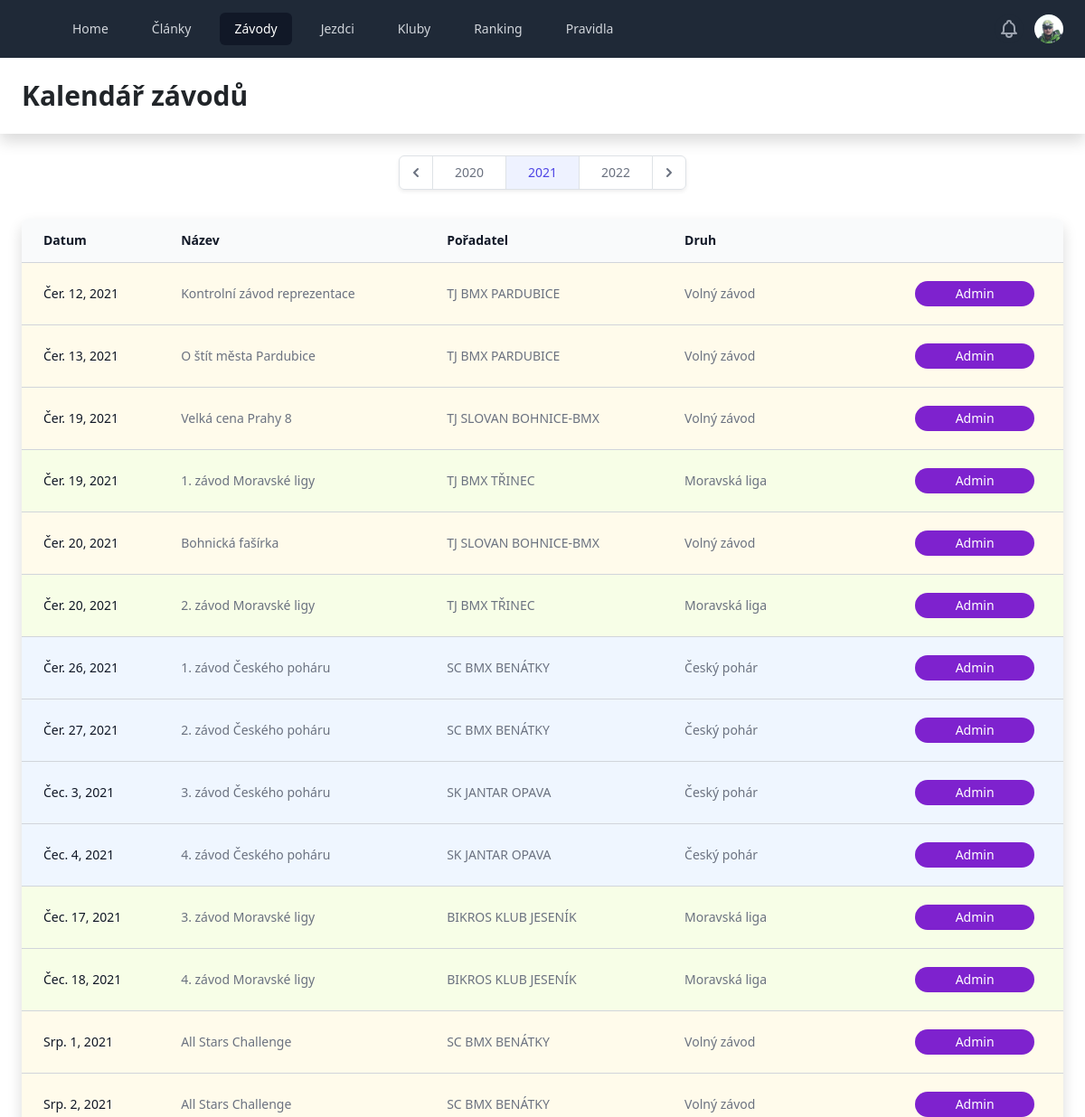
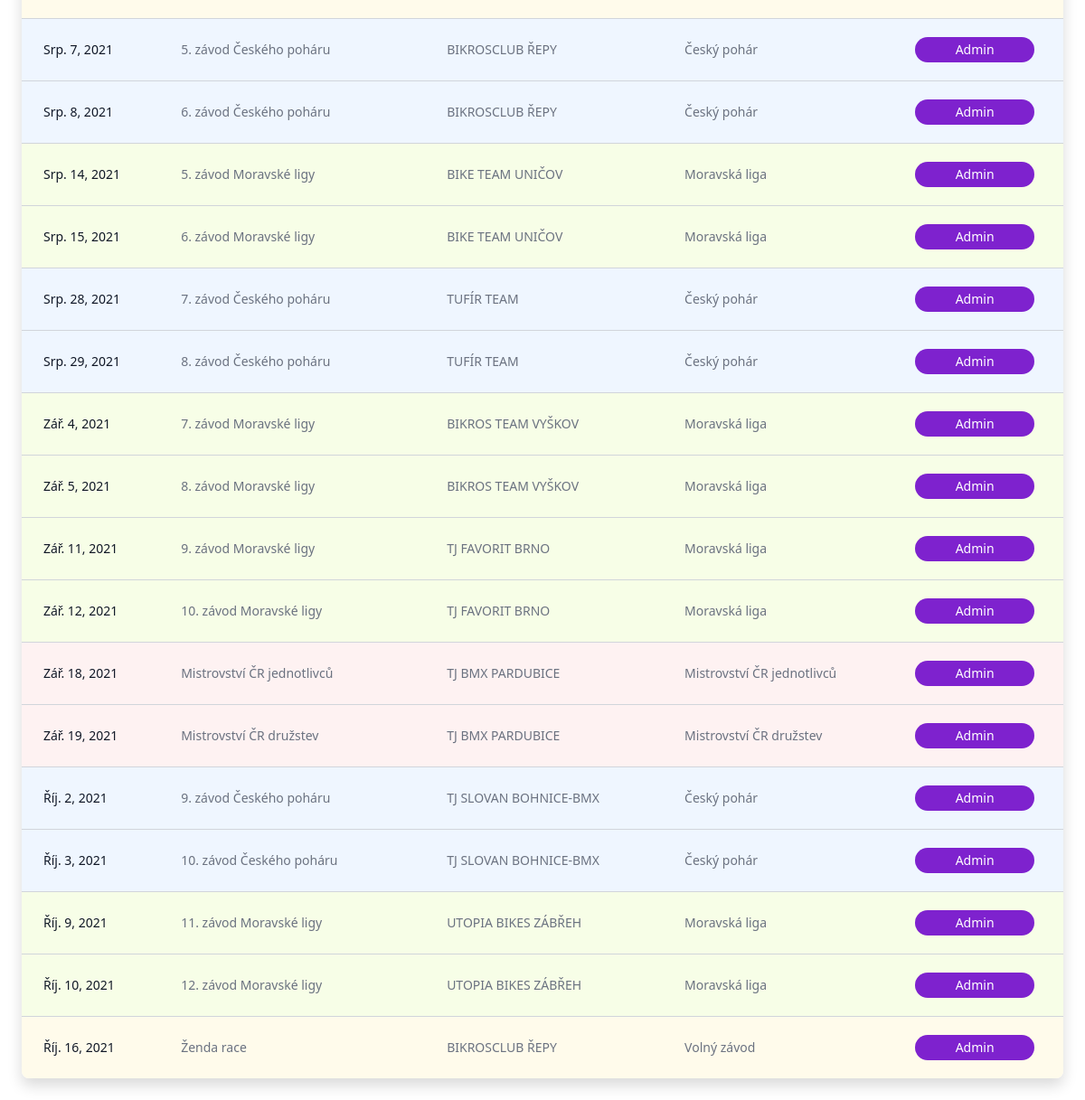
Screenshot of /event/events-by-year/2021 (signed in) with the database file from the repository (2 pictures, top to bottom).
### accounts/models.py (models this page shows, shortened)
class Account(AbstractBaseUser, PermissionsMixin):
    first_name      = models.CharField(max_length = 100)
    last_name       = models.CharField(max_length = 100)
    username        = models.CharField(max_length = 50, unique = True)
    email           = models.EmailField(max_length = 100, unique = True)
    phone_number    = models.CharField(max_length = 50)
    date_joined     = models.DateTimeField(auto_now_add = True)
    last_login      = models.DateTimeField(auto_now_add = True)
    is_admin        = models.BooleanField(default = False)
    is_staff        = models.BooleanField(default = False)
    is_active       = models.BooleanField(default = False)
    is_superuser    = models.BooleanField(default = False)
    is_rider        = models.BooleanField(default = False)
    is_commission   = models.BooleanField(default = False)
    is_commissar    = models.BooleanField(default = False)
    photo = models.ImageField(
        upload_to='static/images/users/', blank=True, null=True, default='static/images/users/blank-avatar-200x200.jpg')
    USERNAME_FIELD  = 'email'
    REQUIRED_FIELDS = ['username', 'first_name', 'last_name']
    objects = MyAccountManager()
    class Meta:
        verbose_name = "Uživatel"
        verbose_name_plural = "Uživatelé"
    def __str__(self):
        return self.first_name + " " + self.last_name

### event/models.py (models this page shows, shortened)
class Event(models.Model):
    EVENT_TYPE = (('Mistrovství ČR jednotlivců', 'Mistrovství ČR jednotlivců'),
                  ('Mistrovství ČR družstev', 'Mistrovství ČR družstev'), ('Český pohár', 'Český pohár'),
                  ('Česká liga', 'Česká liga'),
                  ('Moravská liga', 'Moravská liga'), ('Volný závod', 'Volný závod'),
                  ('Evropský pohár', 'Evropský pohár'),
                  ('Mistrovství Evropy', 'Mistrovství Evropy'),
                  ('Mistrovství světa', 'Mistrovství světa'),
                  ('Nebodovaný závod', 'Nebodovaný závod'),)
    RACE_SYSTEM = (('3 základní rozjíždky a KO system', '3 základní rozjíždky a KO system'), ('5 základních rozjíždek a KO system', '5 základních rozjíždek a KO system'))
    name = models.CharField(max_length=255, blank=False)
    date = models.DateField(null=True, blank=True)
    double_race = models.BooleanField(default=False)
    organizer = models.ForeignKey(Club, related_name='club', null=True, on_delete=models.SET_NULL)
    type_for_ranking = models.CharField(max_length=100, choices=EVENT_TYPE, default="Volný závod")
    classes_and_fees_like = models.ForeignKey(EntryClasses,  default = 6, on_delete=models.SET_DEFAULT, blank=True)
    is_uci_race = models.BooleanField(default=False)
    pcp = models.ForeignKey(Commissar, related_name="PCP", on_delete=models.SET_NULL, blank=True, null=True)
    pcp_assist = models.ForeignKey(Commissar, related_name="PCP_asist", on_delete=models.SET_NULL, blank=True, null=True)
    director = models.CharField(max_length=255, null=True, blank=True)
    reg_open_from = models.DateField(default='2021-04-01')
    reg_open_to = models.DateField(default='2021-12-31')
    reg_open = models.BooleanField(default=True)
    system = models.CharField(choices=RACE_SYSTEM, default='3 základní rozjíždky a KO system', max_length=100, blank=True, null=True)
    commission_fee = models.IntegerField(default=0)
    proposition_path = models.FileField(upload_to='static/propositions', null = True, blank = True)
    proposition_created = models.DateTimeField(auto_now_add=True, null=True, blank=True)
    bem_entries = models.FileField(upload_to='static/bem_entries', null = True, blank = True)
    bem_entries_created = models.DateTimeField(auto_now_add=True, null=True, blank=True)
    bem_riders_list = models.FileField(upload_to='static/bem_riders', null = True, blank = True)
    bem_riders_created = models.DateTimeField(auto_now_add=True, null=True, blank=True)
    bem_backup_path = models.FileField(upload_to='static/bem_backup', null = True, blank = True)
    bem_backup_uploaded = models.DateTimeField(auto_now_add=True, null=True, blank=True)
    full_results_path = models.FileField(upload_to='static/full_results', null = True, blank = True)
    full_results_uploaded = models.DateTimeField(auto_now_add=True, null=True, blank=True)
    fast_riders_path = models.FileField(upload_to='static/full_results', null = True, blank = True)
    fast_riders_uploaded = models.DateTimeField(auto_now_add=True, null=True, blank=True)
    xml_results = models.FileField(upload_to='static/results', null=True, blank=True)
    xml_results_uploaded = models.DateTimeField(auto_now_add=True, null=True, blank=True)
    created = models.DateField(auto_now_add=True, null=True)
    updated = models.DateField(auto_now=True, null=True, blank=True)
    canceled = models.BooleanField(default=False)
    class Meta:
        verbose_name = "Závod"
        verbose_name_plural = 'Závody'
        ordering = ['-date',]

### club/models.py (models this page shows, shortened)
class Club(models.Model):
    REGION = (('hlavní město Praha', 'hlavní město Praha'), ('Středočeský kraj', 'Středočeský kraj'), ('Jihočeský kraj', 'Jihočeský kraj'), ('Plzeňský kraj', 'Plzeňský kraj'), ('Ústecký kraj', 'Ústecký kraj'), ('Liberecký kraj', 'Liberecký kraj'),
              ('Královéhradecký kraj', 'Královéhradecký kraj'), ('Pardubický kraj', 'Pardubický kraj'), ('Kraj Vysočina', 'Kraj Vysočina'), ('Jihomoravský kraj', 'Jihomoravský kraj'), ('Olomoucký kraj', 'Olomoucký kraj'), ('Zlínský kraj', 'Zlínský kraj'), ('Moravskoslezský kraj', 'Moravskoslezský kraj'))
    team_name = models.CharField(max_length=255, blank=False, default="")
    club_name = models.CharField(max_length=255, blank=True, null=True)
    ico = models.CharField(max_length=8, blank=True)
    street = models.CharField(max_length=100, blank=True)
    city = models.CharField(max_length=100, blank=True)
    zip_code = models.CharField(max_length=10, blank=True)
    region = models.CharField(
        max_length=50, choices=REGION, default='hlavní město Praha')
    web = models.URLField(max_length=255, blank=True)
    facebook = models.URLField(max_length=255, blank=True)
    instagram = models.URLField(max_length=255, blank=True)
    contact_person = models.CharField(max_length=255, blank=True)
    contact_email = models.CharField(max_length=255, blank=True)
    contact_phone = models.CharField(max_length=255, blank=True)
    bank_account = models.CharField(max_length=100, blank=True)
    is_active = models.BooleanField(default=True)
    have_track = models.BooleanField(default=False)
    track_id = models.CharField(max_length=255, blank=True)
    mapy_cz_svg = models.CharField(max_length = 50000, null = True, blank=True)
    created = models.DateTimeField(auto_now_add= True, blank=True, null=True)
    updated = models.DateTimeField(auto_now=True, blank=True, null=True)
    def __str__(self):
        return self.team_name
    class Meta:
        verbose_name_plural = 'Kluby'
        ordering = ['team_name']

### event/views.py (the view)
# urls.py: path('events-by-year/<int:pk>', views.EventsListByYearView, name='events-by-year'),
def EventsListByYearView(request, pk):
    events = Event.objects.filter(date__year=pk).order_by('date')
    for event in events:
        if event.canceled:
            event.reg_open = False
        else:
            event.reg_open = is_registration_open(event.id)
        print(event.classes_and_fees_like.event_name)
        if event.classes_and_fees_like.event_name == "Dosud nenastaveno":
            print("Kategorie závodů nebyla stanovena")
            event.reg_open = False
        event.save()
    year = pk
    next_year = int(year) + 1
    last_year = int(year) - 1
    data = {'events': events, 'year': year, 'next_year': next_year, 'last_year': last_year}
    return render(request, 'event/events-list.html', data)

### event/templates/event/events-list.html (shortened to what this page needs)
{% extends 'base.html' %}
{% load static %}
{% block content %}
<header class="bg-white shadow">
  <div class="max-w-7xl mx-auto py-6 px-4 sm:px-6 lg:px-8">
    <h1 class="text-3xl font-bold text-header">Kalendář závodů</h1>
  </div>
</header>
<div class="max-w-screen-2xl mx-auto">
<div class="flex flex-auto mt-6">
  <nav class="mx-auto relative z-0 inline-flex rounded-md shadow-sm -space-x-px" aria-label="Pagination">
    <a href="{% url 'event:events-by-year' last_year %}" class="relative inline-flex items-center px-2 py-2 rounded-l-md border border-gray-300 bg-white text-sm font-medium text-gray-500 hover:bg-gray-50">
      <svg class="h-5 w-5" xmlns="http://www.w3.org/2000/svg" viewBox="0 0 20 20" fill="currentColor" aria-hidden="true">
        <path fill-rule="evenodd" d="M12.707 5.293a1 1 0 010 1.414L9.414 10l3.293 3.293a1 1 0 01-1.414 1.414l-4-4a1 1 0 010-1.414l4-4a1 1 0 011.414 0z" clip-rule="evenodd" />
      </svg>
    </a>
    <a href="{% url 'event:events-by-year' last_year %}" class="bg-white border-gray-300 text-gray-500 hover:bg-gray-50 relative inline-flex items-center px-4 py-2 border text-sm font-medium">{{last_year}}</a>
    <a href="#" aria-current="page" class="z-10 bg-indigo-50 border-indigo-500 text-indigo-600 relative inline-flex items-center px-4 py-2 border text-sm font-medium">{{year}}</a>
    <a href="{% url 'event:events-by-year' next_year %}" class="bg-white border-gray-300 text-gray-500 hover:bg-gray-50 relative inline-flex items-center px-4 py-2 border text-sm font-medium">{{next_year}}</a>
    <a href="{% url 'event:events-by-year' next_year %}" class="relative inline-flex items-center px-2 py-2 rounded-r-md border border-gray-300 bg-white text-sm font-medium text-gray-500 hover:bg-gray-50">
      <svg class="h-5 w-5" xmlns="http://www.w3.org/2000/svg" viewBox="0 0 20 20" fill="currentColor" aria-hidden="true">
        <path fill-rule="evenodd" d="M7.293 14.707a1 1 0 010-1.414L10.586 10 7.293 6.707a1 1 0 011.414-1.414l4 4a1 1 0 010 1.414l-4 4a1 1 0 01-1.414 0z" clip-rule="evenodd" />
      </svg>
    </a>
  </nav>
</div>
<div class="px-4 sm:px-6 lg:px-8">
  <div class="-mx-4 mt-8 mb-4 overflow-hidden shadow ring-1 ring-black ring-opacity-5 sm:-mx-6 md:mx-0 md:rounded-lg">
    <table class="min-w-full divide-y divide-gray-300">
      <thead class="bg-gray-50">
        <tr>
          <th scope="col" class="py-3.5 pl-4 pr-3 text-left text-sm font-semibold text-gray-900 sm:pl-6">Datum</th>
          <th scope="col" class="hidden px-3 py-3.5 text-left text-sm font-semibold text-gray-900 lg:table-cell">Název</th>
          <th scope="col" class="hidden px-3 py-3.5 text-left text-sm font-semibold text-gray-900 sm:table-cell">Pořadatel</th>
          <th scope="col" class="px-3 py-3.5 text-left text-sm font-semibold text-gray-900">Druh</th>
          <th scope="col" class="relative py-3.5 pl-3 pr-4 sm:pr-6">
          </th>
        </tr>
      </thead>
      <tbody class="divide-y divide-gray-200 bg-white">
        {% for event in events%}
        {% if event.type_for_ranking == "Český pohár" %}
        <tr class="bg-blue-50">
        {% elif event.type_for_ranking == "Mistrovství ČR jednotlivců" or event.type_for_ranking == "Mistrovství ČR družstev" %}
        <tr class="bg-red-50">
        {% elif event.type_for_ranking == "Česká liga" or event.type_for_ranking == "Moravská liga" %}
        <tr class="bg-lime-50">
        {% else %}
        <tr class="bg-amber-50">
        {% endif %}
          <td class="w-full max-w-0 py-4 pl-4 pr-3 text-sm font-medium text-gray-900 sm:w-auto sm:max-w-none sm:pl-6">
            {{event.date}}
          </td>
          <td class="hidden px-3 py-4 text-sm text-gray-500 lg:table-cell"><a href="{% url 'event:event-detail' event.id %}" class="no-underline lg:text-md">{{event.name}}</td>
          <td class="hidden px-3 py-4 text-sm text-gray-500 sm:table-cell">{{event.organizer|upper}}</td>
          <td class="px-3 py-4 text-sm text-gray-500">{{event.type_for_ranking}}</td>
          <td class="py-2 text-sm font-medium sm:pr-6">
            <div class="flex flex-col justify-center h-full w-full">
            {% if request.user.is_superuser %}
              <a href="{% url 'event:event-admin' event.id %}" class="py-1 my-1 px-4 mx-2 text-sm font-medium sm:pr-6 btn--purple">Admin</a>
            {% endif %}
            </div>
            </td>
        </tr>
      </tbody>
      {% endfor %}
    </table>
  </div>
</div>
</div>
{% endblock content %}

### theme/templates/includes/navbar.html (shortened to what this page needs)
{% load static %}
  <nav class="bg-gray-800 fixed top-0 left-0 right-0 z-20" id="navbar">
    <div class="mx-auto max-w-7xl px-4 sm:px-6 lg:px-8">
      <div class="flex h-16 items-center justify-between">
        <div class="flex items-center">
          <div class="hidden md:block">
            <div class="ml-10 flex items-baseline space-x-4">
              {% if '/' == request.path %}
                <a href="{% url 'news:home' %}" class="rounded-md bg-gray-900 px-3 py-2 text-sm font-medium text-white" aria-current="page">Home</a>
              {% else%}
                <a href="{% url 'news:home' %}" class="rounded-md px-3 py-2 text-sm font-medium text-gray-300 hover:bg-gray-700 hover:text-white">Home</a>
              {% endif %}
              {% if 'news' in request.path %}
              <a href="{% url 'news:news-list' %}" class="rounded-md bg-gray-900 px-3 py-2 text-sm font-medium text-white" aria-current="page">Články</a>
              {% else%}
              <a href="{% url 'news:news-list' %}" class="rounded-md px-3 py-2 text-sm font-medium text-gray-300 hover:bg-gray-700 hover:text-white">Články</a>
              {% endif %}
              {% if 'event' in request.path %}
              <a href="{% url 'event:events' %}" class="rounded-md bg-gray-900 px-3 py-2 text-sm font-medium text-white" aria-current="page">Závody</a>
              {% else%}
              <a href="{% url 'event:events' %}" class="rounded-md px-3 py-2 text-sm font-medium text-gray-300 hover:bg-gray-700 hover:text-white">Závody</a>
              {% endif %}
              {% if 'rider' in request.path %}
              <a href="{% url 'rider:list' %}" class="rounded-md bg-gray-900 px-3 py-2 text-sm font-medium text-white" aria-current="page">Jezdci</a>
              {% else%}
              <a href="{% url 'rider:list' %}" class="rounded-md px-3 py-2 text-sm font-medium text-gray-300 hover:bg-gray-700 hover:text-white">Jezdci</a>
              {% endif %}
              {% if 'club' in request.path %}
              <a href="{% url 'club:clubs-list' %}" class="rounded-md bg-gray-900 px-3 py-2 text-sm font-medium text-white" aria-current="page">Kluby</a>
              {% else%}
              <a href="{% url 'club:clubs-list' %}" class="rounded-md px-3 py-2 text-sm font-medium text-gray-300 hover:bg-gray-700 hover:text-white">Kluby</a>
              {% endif %}
              {% if 'ranking' in request.path %}
              <a href="{% url 'ranking:ranking' %}" class="rounded-md bg-gray-900 px-3 py-2 text-sm font-medium text-white" aria-current="page">Ranking</a>
              {% else%}
              <a href="{% url 'ranking:ranking' %}" class="rounded-md px-3 py-2 text-sm font-medium text-gray-300 hover:bg-gray-700 hover:text-white">Ranking</a>
              {% endif %}
              {% if 'rules' in request.path %}
              <a href="{% url 'news:rules' %}" class="rounded-md bg-gray-900 px-3 py-2 text-sm font-medium text-white" aria-current="page">Pravidla</a>
              {% else%}
              <a href="{% url 'news:rules' %}" class="rounded-md px-3 py-2 text-sm font-medium text-gray-300 hover:bg-gray-700 hover:text-white">Pravidla</a>
              {% endif %}
            </div>
          </div>
        </div>
        <div class="hidden md:block">
          <div class="ml-4 flex items-center md:ml-6">
            {% if user.is_authenticated %}
            <button type="button" class="rounded-full bg-gray-800 p-1 text-gray-400 hover:text-white focus:outline-none focus:ring-2 focus:ring-white focus:ring-offset-2 focus:ring-offset-gray-800">
            </button>
            {% endif %}
            <div class="relative ml-3">
              <div>
                <button type="button" class="flex max-w-xs items-center rounded-full bg-gray-800 text-sm focus:outline-none focus:ring-2 focus:ring-white focus:ring-offset-2 focus:ring-offset-gray-800" id="user-menu-button" aria-expanded="false" aria-haspopup="true">
                  {% if user.is_authenticated %}
                  <img class="h-8 w-8 rounded-full" src="{{user.photo.url}}" alt="" />
                  {% else %}
                  <img class="h-8 w-8 rounded-full" src="{% static 'images/users/blank-avatar-200x200.jpg' %}" alt="" />
                  {% endif %}
                </button>
              </div>
            </div>
          </div>
        </div>
      </div>
    </div>
  </nav>

### rows the page displays
Account: photo (picture)
Event: date "Čer. 12, 2021", name "Kontrolní závod reprezentace", organizer "TJ BMX PARDUBICE", type_for_ranking "Volný závod"
Event: date "Čer. 13, 2021", name "O štít města Pardubice", organizer "TJ BMX PARDUBICE", type_for_ranking "Volný závod"
Event: date "Čer. 19, 2021", name "Velká cena Prahy 8", organizer "TJ SLOVAN BOHNICE-BMX", type_for_ranking "Volný závod"
Event: date "Čer. 19, 2021", name "1. závod Moravské ligy", organizer "TJ BMX TŘINEC", type_for_ranking "Moravská liga"
Event: date "Čer. 20, 2021", name "Bohnická fašírka", organizer "TJ SLOVAN BOHNICE-BMX", type_for_ranking "Volný závod"
Event: date "Čer. 20, 2021", name "2. závod Moravské ligy", organizer "TJ BMX TŘINEC", type_for_ranking "Moravská liga"
Event: date "Čer. 26, 2021", name "1. závod Českého poháru", organizer "SC BMX BENÁTKY", type_for_ranking "Český pohár"
Event: date "Čer. 27, 2021", name "2. závod Českého poháru", organizer "SC BMX BENÁTKY", type_for_ranking "Český pohár"
Event: date "Čec. 3, 2021", name "3. závod Českého poháru", organizer "SK JANTAR OPAVA", type_for_ranking "Český pohár"
Event: date "Čec. 4, 2021", name "4. závod Českého poháru", organizer "SK JANTAR OPAVA", type_for_ranking "Český pohár"
Event: date "Čec. 17, 2021", name "3. závod Moravské ligy", organizer "BIKROS KLUB JESENÍK", type_for_ranking "Moravská liga"
Event: date "Čec. 18, 2021", name "4. závod Moravské ligy", organizer "BIKROS KLUB JESENÍK", type_for_ranking "Moravská liga"
Event: date "Srp. 1, 2021", name "All Stars Challenge", organizer "SC BMX BENÁTKY", type_for_ranking "Volný závod"
Event: date "Srp. 2, 2021", name "All Stars Challenge", organizer "SC BMX BENÁTKY", type_for_ranking "Volný závod"
Event: date "Srp. 7, 2021", name "5. závod Českého poháru", organizer "BIKROSCLUB ŘEPY", type_for_ranking "Český pohár"
Event: date "Srp. 8, 2021", name "6. závod Českého poháru", organizer "BIKROSCLUB ŘEPY", type_for_ranking "Český pohár"
Event: date "Srp. 14, 2021", name "5. závod Moravské ligy", organizer "BIKE TEAM UNIČOV", type_for_ranking "Moravská liga"
Event: date "Srp. 15, 2021", name "6. závod Moravské ligy", organizer "BIKE TEAM UNIČOV", type_for_ranking "Moravská liga"
Event: date "Srp. 28, 2021", name "7. závod Českého poháru", organizer "TUFÍR TEAM", type_for_ranking "Český pohár"
Event: date "Srp. 29, 2021", name "8. závod Českého poháru", organizer "TUFÍR TEAM", type_for_ranking "Český pohár"
Event: date "Zář. 4, 2021", name "7. závod Moravské ligy", organizer "BIKROS TEAM VYŠKOV", type_for_ranking "Moravská liga"
Event: date "Zář. 5, 2021", name "8. závod Moravské ligy", organizer "BIKROS TEAM VYŠKOV", type_for_ranking "Moravská liga"
Event: date "Zář. 11, 2021", name "9. závod Moravské ligy", organizer "TJ FAVORIT BRNO", type_for_ranking "Moravská liga"
Event: date "Zář. 12, 2021", name "10. závod Moravské ligy", organizer "TJ FAVORIT BRNO", type_for_ranking "Moravská liga"
Event: date "Zář. 18, 2021", name "Mistrovství ČR jednotlivců", organizer "TJ BMX PARDUBICE", type_for_ranking "Mistrovství ČR jednotlivců"
Event: date "Zář. 19, 2021", name "Mistrovství ČR družstev", organizer "TJ BMX PARDUBICE", type_for_ranking "Mistrovství ČR družstev"
Event: date "Říj. 2, 2021", name "9. závod Českého poháru", organizer "TJ SLOVAN BOHNICE-BMX", type_for_ranking "Český pohár"
Event: date "Říj. 3, 2021", name "10. závod Českého poháru", organizer "TJ SLOVAN BOHNICE-BMX", type_for_ranking "Český pohár"
Event: date "Říj. 9, 2021", name "11. závod Moravské ligy", organizer "UTOPIA BIKES ZÁBŘEH", type_for_ranking "Moravská liga"
Event: date "Říj. 10, 2021", name "12. závod Moravské ligy", organizer "UTOPIA BIKES ZÁBŘEH", type_for_ranking "Moravská liga"
Event: date "Říj. 16, 2021", name "Ženda race", organizer "BIKROSCLUB ŘEPY", type_for_ranking "Volný závod"

### other values shown
{{ last_year }} "2020"
{{ year }} "2021"
{{ next_year }} "2022"
